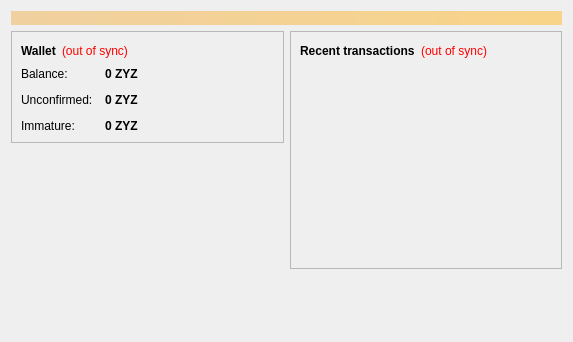
<?xml version="1.0" encoding="UTF-8"?>
<ui version="4.0">
 <class>OverviewPage</class>
 <widget class="QWidget" name="OverviewPage">
  <property name="geometry">
   <rect>
    <x>0</x>
    <y>0</y>
    <width>573</width>
    <height>342</height>
   </rect>
  </property>
  <property name="windowTitle">
   <string>Form</string>
  </property>
  <layout class="QVBoxLayout" name="topLayout">
   <item>
    <widget class="QLabel" name="labelAlerts">
     <property name="visible">
      <bool>false</bool>
     </property>
     <property name="styleSheet">
      <string notr="true">background-color: qlineargradient(x1: 0, y1: 0, x2: 1, y2: 0, stop:0 #F0D0A0, stop:1 #F8D488); color:#000000;</string>
     </property>
     <property name="wordWrap">
      <bool>true</bool>
     </property>
     <property name="margin">
      <number>3</number>
     </property>
    </widget>
   </item>
   <item>
    <layout class="QHBoxLayout" name="horizontalLayout" stretch="1,1">
     <item>
      <layout class="QVBoxLayout" name="verticalLayout_2">
       <item>
        <widget class="QFrame" name="frame">
         <property name="frameShape">
          <enum>QFrame::StyledPanel</enum>
         </property>
         <property name="frameShadow">
          <enum>QFrame::Raised</enum>
         </property>
         <layout class="QVBoxLayout" name="verticalLayout_4">
          <item>
           <layout class="QHBoxLayout" name="horizontalLayout_4">
            <item>
             <widget class="QLabel" name="label_5">
              <property name="font">
               <font>
                <weight>75</weight>
                <bold>true</bold>
               </font>
              </property>
              <property name="text">
               <string>Wallet</string>
              </property>
             </widget>
            </item>
            <item>
             <widget class="QLabel" name="labelWalletStatus">
              <property name="toolTip">
               <string>The displayed information may be out of date. Your wallet automatically synchronizes with the Xxxxxxx network after a connection is established, but this process has not completed yet.</string>
              </property>
              <property name="styleSheet">
               <string notr="true">QLabel { color: red; }</string>
              </property>
              <property name="text">
               <string notr="true">(out of sync)</string>
              </property>
              <property name="alignment">
               <set>Qt::AlignLeading|Qt::AlignLeft|Qt::AlignVCenter</set>
              </property>
             </widget>
            </item>
            <item>
             <spacer name="horizontalSpacer_2">
              <property name="orientation">
               <enum>Qt::Horizontal</enum>
              </property>
              <property name="sizeHint" stdset="0">
               <size>
                <width>40</width>
                <height>20</height>
               </size>
              </property>
             </spacer>
            </item>
           </layout>
          </item>
          <item>
           <layout class="QFormLayout" name="formLayout_2">
            <property name="fieldGrowthPolicy">
             <enum>QFormLayout::AllNonFixedFieldsGrow</enum>
            </property>
            <property name="horizontalSpacing">
             <number>12</number>
            </property>
            <property name="verticalSpacing">
             <number>12</number>
            </property>
            <item row="0" column="0">
             <widget class="QLabel" name="label">
              <property name="text">
               <string>Balance:</string>
              </property>
             </widget>
            </item>
            <item row="0" column="1">
             <widget class="QLabel" name="labelBalance">
              <property name="font">
               <font>
                <weight>75</weight>
                <bold>true</bold>
               </font>
              </property>
              <property name="cursor">
               <cursorShape>IBeamCursor</cursorShape>
              </property>
              <property name="toolTip">
               <string>Your current balance</string>
              </property>
              <property name="text">
               <string notr="true">0 ZYZ</string>
              </property>
              <property name="textInteractionFlags">
               <set>Qt::LinksAccessibleByMouse|Qt::TextSelectableByKeyboard|Qt::TextSelectableByMouse</set>
              </property>
             </widget>
            </item>
            <item row="1" column="0">
             <widget class="QLabel" name="label_3">
              <property name="text">
               <string>Unconfirmed:</string>
              </property>
             </widget>
            </item>
            <item row="1" column="1">
             <widget class="QLabel" name="labelUnconfirmed">
              <property name="font">
               <font>
                <weight>75</weight>
                <bold>true</bold>
               </font>
              </property>
              <property name="cursor">
               <cursorShape>IBeamCursor</cursorShape>
              </property>
              <property name="toolTip">
               <string>Total of transactions that have yet to be confirmed, and do not yet count toward the current balance</string>
              </property>
              <property name="text">
               <string notr="true">0 ZYZ</string>
              </property>
              <property name="textInteractionFlags">
               <set>Qt::LinksAccessibleByMouse|Qt::TextSelectableByKeyboard|Qt::TextSelectableByMouse</set>
              </property>
             </widget>
            </item>
            <item row="2" column="0">
             <widget class="QLabel" name="labelImmatureText">
              <property name="text">
               <string>Immature:</string>
              </property>
             </widget>
            </item>
            <item row="2" column="1">
             <widget class="QLabel" name="labelImmature">
              <property name="font">
               <font>
                <weight>75</weight>
                <bold>true</bold>
               </font>
              </property>
              <property name="toolTip">
               <string>Mined balance that has not yet matured</string>
              </property>
              <property name="text">
               <string notr="true">0 ZYZ</string>
              </property>
              <property name="textInteractionFlags">
               <set>Qt::LinksAccessibleByMouse|Qt::TextSelectableByKeyboard|Qt::TextSelectableByMouse</set>
              </property>
             </widget>
            </item>
           </layout>
          </item>
         </layout>
        </widget>
       </item>
	   
	   <item>
           <widget class="QLabel" name="wallet_logo">
            <property name="text">
             <string/>
            </property>
            <property name="pixmap">
             <pixmap resource="../bitcoin.qrc">:/images/logo</pixmap>
            </property>
            <property name="scaledContents">
             <bool>false</bool>
            </property>
            <property name="alignment">
             <set>Qt::AlignCenter</set>
            </property>
            <property name="margin">
             <number>0</number>
            </property>
           </widget>
       </item>
	   
       <item>
        <spacer name="verticalSpacer">
         <property name="orientation">
          <enum>Qt::Vertical</enum>
         </property>
         <property name="sizeHint" stdset="0">
          <size>
           <width>20</width>
           <height>40</height>
          </size>
         </property>
        </spacer>
       </item>
      </layout>
     </item>
     <item>
      <layout class="QVBoxLayout" name="verticalLayout_3">
       <item>
        <widget class="QFrame" name="frame_2">
         <property name="frameShape">
          <enum>QFrame::StyledPanel</enum>
         </property>
         <property name="frameShadow">
          <enum>QFrame::Raised</enum>
         </property>
         <layout class="QVBoxLayout" name="verticalLayout">
          <item>
           <layout class="QHBoxLayout" name="horizontalLayout_2">
            <item>
             <widget class="QLabel" name="label_4">
              <property name="text">
               <string>&lt;b&gt;Recent transactions&lt;/b&gt;</string>
              </property>
             </widget>
            </item>
            <item>
             <widget class="QLabel" name="labelTransactionsStatus">
              <property name="toolTip">
               <string>The displayed information may be out of date. Your wallet automatically synchronizes with the Xxxxxxx network after a connection is established, but this process has not completed yet.</string>
              </property>
              <property name="styleSheet">
               <string notr="true">QLabel { color: red; }</string>
              </property>
              <property name="text">
               <string notr="true">(out of sync)</string>
              </property>
              <property name="alignment">
               <set>Qt::AlignRight|Qt::AlignTrailing|Qt::AlignVCenter</set>
              </property>
             </widget>
            </item>
            <item>
             <spacer name="horizontalSpacer">
              <property name="orientation">
               <enum>Qt::Horizontal</enum>
              </property>
              <property name="sizeHint" stdset="0">
               <size>
                <width>40</width>
                <height>20</height>
               </size>
              </property>
             </spacer>
            </item>
           </layout>
          </item>
          <item>
           <widget class="QListView" name="listTransactions">
            <property name="styleSheet">
             <string notr="true">QListView { background: transparent; }</string>
            </property>
            <property name="frameShape">
             <enum>QFrame::NoFrame</enum>
            </property>
            <property name="verticalScrollBarPolicy">
             <enum>Qt::ScrollBarAlwaysOff</enum>
            </property>
            <property name="horizontalScrollBarPolicy">
             <enum>Qt::ScrollBarAlwaysOff</enum>
            </property>
            <property name="selectionMode">
             <enum>QAbstractItemView::NoSelection</enum>
            </property>
           </widget>
          </item>
         </layout>
        </widget>
       </item>
       <item>
        <spacer name="verticalSpacer_2">
         <property name="orientation">
          <enum>Qt::Vertical</enum>
         </property>
         <property name="sizeHint" stdset="0">
          <size>
           <width>20</width>
           <height>40</height>
          </size>
         </property>
        </spacer>
       </item>
      </layout>
     </item>
    </layout>
   </item>
  </layout>
 </widget>
 <resources/>
 <connections/>
</ui>
